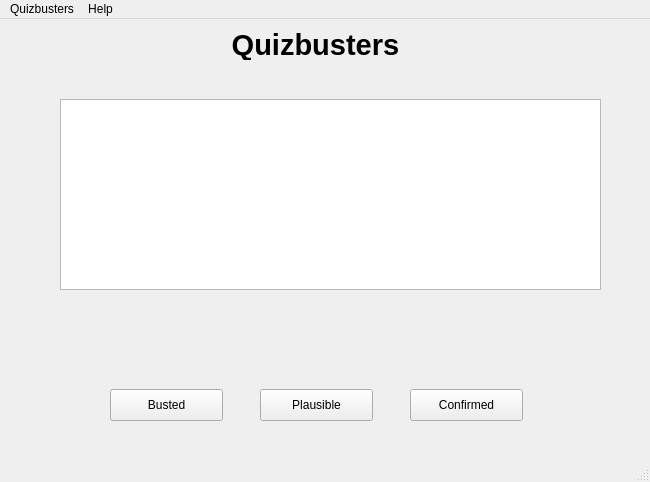
<?xml version="1.0" encoding="UTF-8"?>
<ui version="4.0">
 <class>MainWindow</class>
 <widget class="QMainWindow" name="MainWindow">
  <property name="geometry">
   <rect>
    <x>0</x>
    <y>0</y>
    <width>650</width>
    <height>482</height>
   </rect>
  </property>
  <property name="windowTitle">
   <string>MainWindow</string>
  </property>
  <widget class="QWidget" name="centralwidget">
   <widget class="QLabel" name="label">
    <property name="geometry">
     <rect>
      <x>200</x>
      <y>10</y>
      <width>231</width>
      <height>31</height>
     </rect>
    </property>
    <property name="font">
     <font>
      <pointsize>22</pointsize>
      <weight>75</weight>
      <bold>true</bold>
     </font>
    </property>
    <property name="text">
     <string>Quizbusters</string>
    </property>
    <property name="textFormat">
     <enum>Qt::PlainText</enum>
    </property>
    <property name="alignment">
     <set>Qt::AlignCenter</set>
    </property>
   </widget>
   <widget class="QPushButton" name="bustedButton">
    <property name="geometry">
     <rect>
      <x>110</x>
      <y>370</y>
      <width>113</width>
      <height>32</height>
     </rect>
    </property>
    <property name="text">
     <string>Busted</string>
    </property>
   </widget>
   <widget class="QPushButton" name="plausibleButton">
    <property name="geometry">
     <rect>
      <x>260</x>
      <y>370</y>
      <width>113</width>
      <height>32</height>
     </rect>
    </property>
    <property name="text">
     <string>Plausible</string>
    </property>
   </widget>
   <widget class="QPushButton" name="confirmedButton">
    <property name="geometry">
     <rect>
      <x>410</x>
      <y>370</y>
      <width>113</width>
      <height>32</height>
     </rect>
    </property>
    <property name="text">
     <string>Confirmed</string>
    </property>
   </widget>
   <widget class="QTextBrowser" name="textBrowser">
    <property name="geometry">
     <rect>
      <x>60</x>
      <y>80</y>
      <width>541</width>
      <height>191</height>
     </rect>
    </property>
   </widget>
  </widget>
  <widget class="QMenuBar" name="menubar">
   <property name="geometry">
    <rect>
     <x>0</x>
     <y>0</y>
     <width>650</width>
     <height>22</height>
    </rect>
   </property>
   <widget class="QMenu" name="menuQuizbusters">
    <property name="title">
     <string>Quizbusters</string>
    </property>
    <addaction name="actionQuit_Designer"/>
   </widget>
   <widget class="QMenu" name="menuHelp">
    <property name="title">
     <string>Help</string>
    </property>
   </widget>
   <addaction name="menuQuizbusters"/>
   <addaction name="menuHelp"/>
  </widget>
  <widget class="QStatusBar" name="statusbar"/>
  <action name="actionQuit_Designer">
   <property name="text">
    <string>Quit Quizbusters </string>
   </property>
  </action>
 </widget>
 <resources/>
 <connections/>
</ui>
